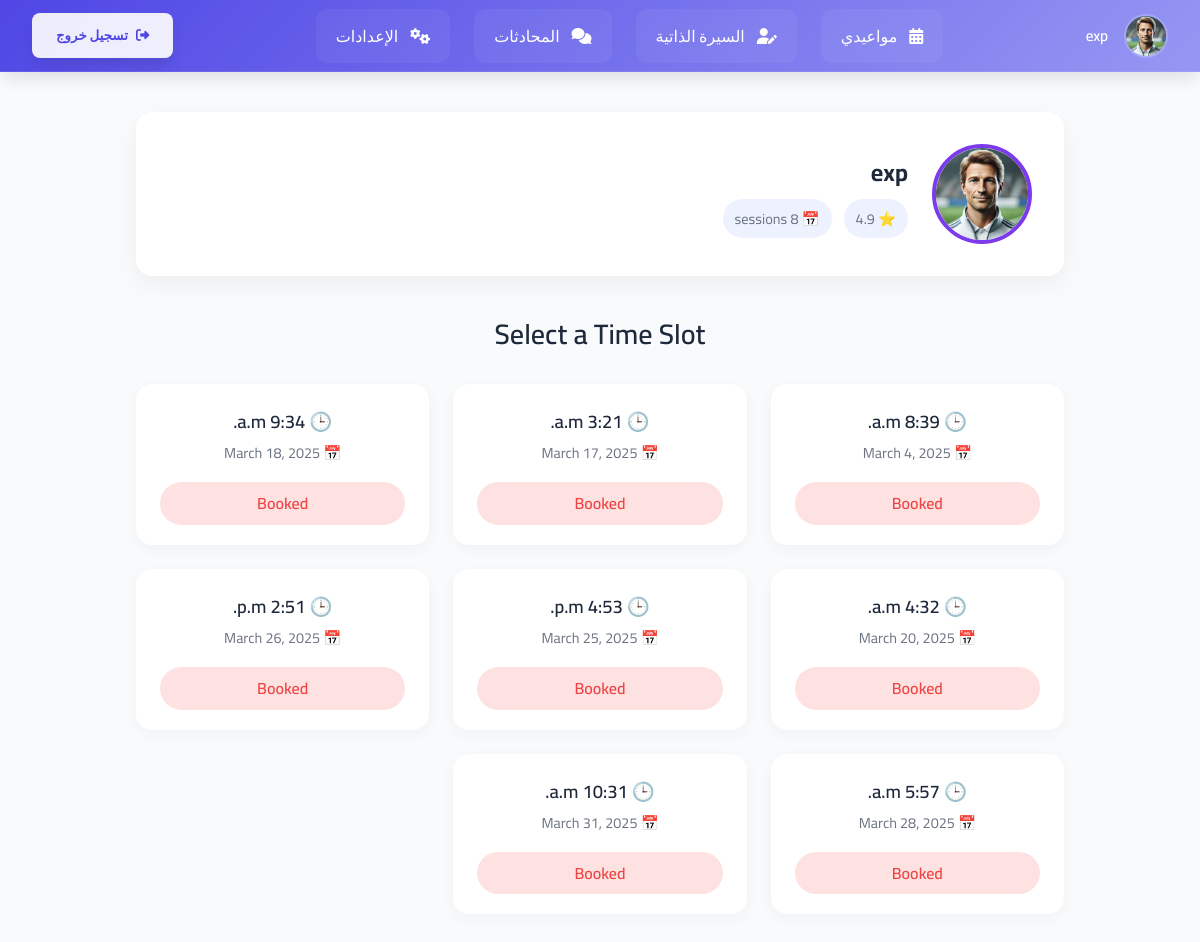
Screenshot of /meetings/request-expert/?expert_id=6 (signed in) with the database file from the repository.
### users/models.py (models this page shows, shortened)
class CustomUser(AbstractUser):
    phone_regex = RegexValidator(
        regex=r'^05\d{8}$',
        message="Phone number must start with 05 and be exactly 10 digits."
    )
    phone_number = models.CharField(
        max_length=10,
        unique=True,
        validators=[phone_regex],
        help_text="Phone number must start with 05 and contain exactly 10 digits."
    )
    ROLE_CHOICES = [
        ('member', 'Member'),
        ('expert', 'Expert')
    ]
    role = models.CharField(
        max_length=10,
        choices=ROLE_CHOICES,
        default='member'
    )
    profile_image = models.ImageField(
        upload_to='profile_pics/',
        default='profile_pics/p.png',
        blank=True,
        null=True
    )
    short_bio = models.CharField(
        max_length=15,
        blank=True,
        help_text="Short description (e.g., AI Expert, UI Guru)."
    )
    full_bio = models.TextField(
        blank=True,
        help_text="Detailed biography or personal summary."
    )
    groups = models.ManyToManyField(
        'auth.Group',
        related_name='custom_user_groups',
        blank=True
    )
    user_permissions = models.ManyToManyField(
        'auth.Permission',
        related_name='custom_user_permissions',
        blank=True
    )

### meetings/models.py (models this page shows, shortened)
class ExpertAvailability(models.Model):
    expert = models.ForeignKey(
        CustomUser,
        on_delete=models.CASCADE,
        related_name="availabilities",
        limit_choices_to={'role': 'expert'}  # يسمح فقط للخبراء
    )
    date = models.DateField()  # تاريخ التوفر
    start_time = models.TimeField()  # وقت بدء التوفر
    end_time = models.TimeField(null=True, blank=True)  # ✅ الآن اختياري
    is_booked = models.BooleanField(default=False)  # حالة الحجز

### meetings/views.py (the view, shortened to what this page needs)
# urls.py: path('request-expert/', views.request_expert_meeting, name='request_expert_meeting'),  # ✅ طلب اجتماع مع خبير
@login_required
def request_expert_meeting(request):
    expert_id = request.GET.get('expert_id')
    experts = CustomUser.objects.filter(role='expert')
    all_slots = ExpertAvailability.objects.all()
    if expert_id:
        expert = get_object_or_404(CustomUser, id=expert_id, role='expert')
        experts = [expert]
        all_slots = all_slots.filter(expert=expert).order_by('date', 'start_time')
        session_count = Meeting.objects.filter(expert=expert).count()
        expert.session_count = session_count  # مؤقت للعرض في القالب فقط
    else:
        expert = None
        all_slots = all_slots.order_by('date', 'start_time')
    return render(request, 'request_expert_meeting.html', {
        'experts': experts,
        'available_slots': all_slots,
        'selected_expert': expert
    })

### templates/request_expert_meeting.html (shortened to what this page needs)
<!DOCTYPE html>
<html lang="en">
<head>
</head>
<body>
  {% include 'navbar.html' %}
  <div class="container">
    {% if selected_expert %}
    <div class="expert-card">
      <img src="{{ selected_expert.profile_image.url }}" alt="{{ selected_expert.username }}">
      <div class="expert-details">
        <div class="expert-name">{{ selected_expert.get_full_name|default:selected_expert.username }}</div>
        <div class="expert-meta">
          <span>⭐ {{ selected_expert.avg_rating|default:"4.9" }}</span>
          <span>📅 {{ selected_expert.session_count }} sessions</span>
        </div>
      </div>
    </div>
    {% endif %}
    <h2>Select a Time Slot</h2>
    {% if available_slots %}
    <div class="slots-grid">
      {% for slot in available_slots %}
      <div class="slot-card">
        <div class="slot-info">
          <div class="slot-time">🕒 {{ slot.start_time }}</div>
          <div class="slot-date">📅 {{ slot.date }}</div>
        </div>
        {% if slot.is_booked %}
        <div class="badge-booked">Booked</div>
        {% endif %}
      </div>
      {% endfor %}
    </div>
    {% else %}
    <div class="empty-state">
      <h3>No Available Slots</h3>
      <p>Please check back later or contact support.</p>
    </div>
    {% endif %}
  </div>
</body>
</html>

### templates/navbar.html (shortened to what this page needs)
<!DOCTYPE html>
<html lang="ar" dir="rtl">
<head>
    <link rel="stylesheet" href="https://cdnjs.cloudflare.com/ajax/libs/font-awesome/6.4.2/css/all.min.css">
</head>
<body>
    <nav class="navbar">
        <div class="profile">
            <img src="{{ user.profile_image.url }}"
                 class="profile__image"
                 onerror="this.onerror=null; this.src='/media/profile_pics/p.png';"
                 alt="صورة المستخدم">
            <span class="profile__name">{{ user.username }}</span>
        </div>
        <div class="nav-links">
            {% if user.role == 'expert' %}
                <a href="{% url 'expert_availability_manage' %}" class="nav-link">
                    <i class="fas fa-calendar-alt"></i>
                    <span>مواعيدي</span>
                </a>
                <a href="{% url 'edit_expert_bio' %}" class="nav-link">
                    <i class="fas fa-user-edit"></i>
                    <span>السيرة الذاتية</span>
                </a>
            {% else %}
                <a href="{% url 'meeting_list' %}" class="nav-link">
                    <i class="fas fa-video"></i>
                    <span>الاجتماعات</span>
                </a>
            {% endif %}
            <a href="{% url 'chat_list' %}" class="nav-link">
                <i class="fas fa-comments"></i>
                <span>المحادثات</span>
            </a>
            <a href="{% url 'settings' %}" class="nav-link">
                <i class="fas fa-cogs"></i>
                <span>الإعدادات</span>
            </a>
        </div>
        <form id="logout-form" action="{% url 'logout' %}" method="post">
            <button type="submit" class="logout">
                <i class="fas fa-sign-out-alt"></i>
                <span class="logout__text">تسجيل خروج</span>
            </button>
        </form>
    </nav>
</body>
</html>

### templates/request_expert_meeting.html (style rules this page uses)
:root { --primary: #7c3aed; --primary-dark: #6d28d9; --bg: #f3f4f6; --text: #111827; --muted: #6b7280; --success: #10b981; --danger: #ef4444; --card-bg: #ffffff; --radius: 16px; }
body { font-family: 'Inter', sans-serif; background-color: var(--bg); padding-top: 80px; color: var(--text); margin: 0; }
.container { max-width: 960px; margin: auto; padding: 2rem 1rem; }
.expert-card { background: var(--card-bg); padding: 2rem; border-radius: var(--radius); box-shadow: 0 8px 24px rgba(0, 0, 0, 0.05); display: flex; align-items: center; gap: 1.5rem; margin-bottom: 2rem; }
.expert-card img { width: 100px; height: 100px; object-fit: cover; border-radius: 50%; border: 4px solid var(--primary); }
.expert-details { flex: 1; }
.expert-name { font-size: 1.5rem; font-weight: 700; margin-bottom: 0.25rem; }
.expert-meta { display: flex; gap: 0.75rem; flex-wrap: wrap; font-size: 0.9rem; color: var(--muted); }
.expert-meta span { background-color: #eef2ff; padding: 0.4rem 0.75rem; border-radius: 9999px; }
h2 { font-size: 1.75rem; text-align: center; font-weight: 600; margin-bottom: 1.5rem; }
.slots-grid { display: grid; grid-template-columns: repeat(auto-fit, minmax(250px, 1fr)); gap: 1.5rem; }
.slot-card { background: var(--card-bg); border-radius: var(--radius); box-shadow: 0 4px 16px rgba(0, 0, 0, 0.04); padding: 1.25rem 1.5rem; display: flex; flex-direction: column; justify-content: space-between; gap: 1rem; }
.slot-info { text-align: center; }
.slot-time { font-size: 1.15rem; font-weight: 600; }
.slot-date { color: var(--muted); font-size: 0.9rem; }
.badge-booked { background-color: #fee2e2; color: var(--danger); padding: 0.4rem 0.75rem; text-align: center; border-radius: 9999px; font-weight: 600; }

### templates/navbar.html (style rules this page uses)
:root { --primary-500: #4f46e5; --primary-600: #4f46e5; --surface-100: #f8fafc; --surface-900: #0f172a; --text-primary: #1e293b; --text-inverse: #ffffff; --transition-default: 300ms cubic-bezier(0.4, 0, 0.2, 1); --shadow-lg: 0 10px 15px -3px rgba(0, 0, 0, 0.1); }
* { margin: 0; padding: 0; box-sizing: border-box; font-family: 'Cairo', sans-serif; }
body { background-color: var(--surface-100); color: var(--text-primary); }
.navbar { position: fixed; top: 0; right: 0; width: 100%; height: 72px; display: flex; align-items: center; justify-content: space-between; padding: 0 2rem; background: linear-gradient(135deg, #4f46e5, #9697f3); backdrop-filter: blur(12px); box-shadow: var(--shadow-lg); z-index: 1000; border-bottom: 1px solid rgba(255, 255, 255, 0.1); }
.profile { display: flex; align-items: center; gap: 1rem; color: var(--text-inverse); position: relative; }
.profile__image { width: 44px; height: 44px; border-radius: 50%; object-fit: cover; border: 2px solid rgba(255, 255, 255, 0.2); transition: transform var(--transition-default); }
.profile__name { font-weight: 600; font-size: 0.95rem; letter-spacing: -0.2px; }
.nav-links { display: flex; gap: 1.5rem; align-items: center; transition: transform var(--transition-default); }
.nav-link { color: var(--text-inverse); text-decoration: none; padding: 0.75rem 1.25rem; border-radius: 0.75rem; display: flex; align-items: center; gap: 0.75rem; position: relative; background: rgba(255, 255, 255, 0.05); transition: all var(--transition-default); }
.nav-link::after { content: ''; position: absolute; bottom: 0; right: 50%; width: 0; height: 2px; background: var(--text-inverse); transition: all var(--transition-default); }
.logout { background: rgba(255, 255, 255, 0.9); color: var(--primary-600); border: none; padding: 0.6rem 1.5rem; border-radius: 0.5rem; display: flex; align-items: center; gap: 0.5rem; cursor: pointer; transition: all var(--transition-default); font-weight: 600; box-shadow: var(--shadow-lg); }

### rows the page displays
CustomUser: profile_image (picture), username "exp", get_full_name "exp"
ExpertAvailability: start_time "8:39 a.m.", date "March 4, 2025", is_booked "Booked"
ExpertAvailability: start_time "3:21 a.m.", date "March 17, 2025", is_booked "Booked"
ExpertAvailability: start_time "9:34 a.m.", date "March 18, 2025", is_booked "Booked"
ExpertAvailability: start_time "4:32 a.m.", date "March 20, 2025", is_booked "Booked"
ExpertAvailability: start_time "4:53 p.m.", date "March 25, 2025", is_booked "Booked"
ExpertAvailability: start_time "2:51 p.m.", date "March 26, 2025", is_booked "Booked"
ExpertAvailability: start_time "5:57 a.m.", date "March 28, 2025", is_booked "Booked"
ExpertAvailability: start_time "10:31 a.m.", date "March 31, 2025", is_booked "Booked"

### other values shown
{{ selected_expert.avg_rating|default:"4.9" }} "4.9"
